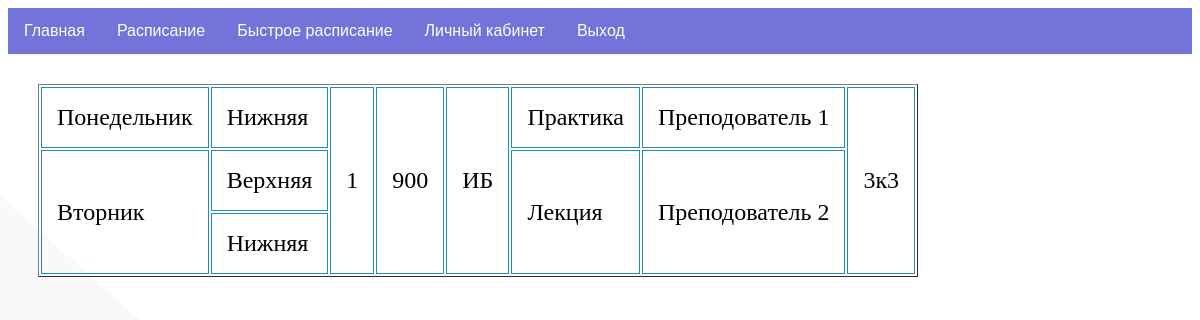
The page /schedule (signed in) on the database its author committed.
### tables this page shows
CREATE TABLE mainmenu (
id integer PRIMARY KEY AUTOINCREMENT,
title text NOT NULL,
url text NOT NULL
);

CREATE TABLE "schedule" (
	"id"	integer,
	"schedule_group_id"	text NOT NULL,
	"schedule_day_id"	text NOT NULL,
	"schedule_number_id"	text,
	"schedule_time_id"	text NOT NULL,
	"schedule_teacher_id"	text NOT NULL,
	"schedule_place_id"	text NOT NULL,
	"schedule_name_id"	text NOT NULL,
	"schedule_aud_id"	TEXT,
	"schedule_type_id"	INTEGER,
	PRIMARY KEY("id" AUTOINCREMENT)
);

CREATE TABLE "schedule_day" (
	"id"	integer,
	"schedule_day_text"	TEXT NOT NULL,
	PRIMARY KEY("id" AUTOINCREMENT)
);

CREATE TABLE "schedule_place" (
	"id"	INTEGER,
	"schedule_place_text"	INTEGER NOT NULL,
	PRIMARY KEY("id" AUTOINCREMENT)
);

CREATE TABLE "schedule_time" (
	"id"	integer,
	"schedule_time_text"	TEXT NOT NULL,
	"schedule_time_text_place"	INTEGER,
	PRIMARY KEY("id" AUTOINCREMENT)
);

CREATE TABLE "schedule_name" (
	"id"	integer,
	"schedule_name_text"	TEXT NOT NULL,
	"schedule_name_text_type"	TEXT,
	PRIMARY KEY("id" AUTOINCREMENT)
);

CREATE TABLE schedule_teacher (id integer PRIMARY KEY AUTOINCREMENT, schedule_teacher_text TEXT NOT NULL);

CREATE TABLE "schedule_aud" (
	"id"	INTEGER,
	"schedule_aud_text"	TEXT NOT NULL,
	PRIMARY KEY("id" AUTOINCREMENT)
);

### main.py (the view)
@app.route("/schedule")
@login_required
def schedule():
    user = current_user.get_id()
    role = dbase.getUserRole(user)
    return render_template("schedule.html", menu=dbase.getMenu(), schedule=dbase.getSchedule(user), role = role, title="Быстрое расписание")

### DataBase.py (called while the page is built)
    def getMenu(self):
        sql = '''SELECT * FROM mainmenu'''
        try:
            self.__cur.execute(sql)
            res = self.__cur.fetchall()
            if res: return res
        except:
            print("Ошибка чтения из БД")
        return []

    def getUser(self, user_id):
        try:
            self .__cur.execute(f"SELECT * FROM users WHERE id = '{user_id}' LIMIT 1")
            res = self.__cur.fetchone()
            return res
        except sqlite3.Error as e:
            print("Ошибка получения данных из БД "+str(e))
        return False

    def getUserRole(self, user):
        try:
            [res], = self.__cur.execute('SELECT role FROM users WHERE id=?', (user,))
            return res
        except sqlite3.Error as e:
            print("Ошибка получения данных из БД "+str(e))
        return False

### UserLogin.py (called while the page is built)
    def fromDB(self, user_id, db):
        self.__user = db.getUser(user_id)
        return self

    def get_id(self):
        return str(self.__user['id'])

### main.py (called while the page is built)
@login_manager.user_loader
def load_user(user_id):
    print("load_user")
    return UserLogin().fromDB(user_id, dbase)

def connect_db():
    conn = sqlite3.connect(app.config['DATABASE'])
    conn.row_factory = sqlite3.Row
    return conn

def get_db():
    if not hasattr(g, 'link_db'):
        g.link_db = connect_db()
    return g.link_db

@app.before_request
def before_request():
    global dbase
    db = get_db()
    dbase = DataBase(db)

### templates/schedule.html (shortened to what this page needs)
{% include 'base.html' %}
<body onload="myFunction()">
	<table class="iksweb", border="1">
		<tbody>
		{% for m in schedule -%}
			<tr>
				<td>{{m.schedule_day_id}}</td>
				<td>{{m.schedule_place_id}}</td>
				<td>{{m.schedule_number_id}}</td>
				<td>{{m.schedule_time_id}}</td>
				<td>{{m.schedule_name_id}}</td>
				<td>{{m.schedule_type_id}}</td>
				<td>{{m.schedule_teacher_id}}</td>
				<td>{{m.schedule_aud_id}}</td>
		  </tr>
		{% endfor -%}
		</tbody>
	</table>
</body>

### templates/base.html (shortened to what this page needs)
<!DOCTYPE html>
<html lang="en">
<head>
  <link href="static/style.css" rel="stylesheet">
</head>
<body>
    <nav class='nav-content'>
        {% block content -%}
            {% block mainmenu -%}
                <ul class="mainmenu">
                {% for m in menu -%}
                    <li><a href="{{m.url}}">{{m.title}}</a></li>
                {% endfor -%}
                {% if role == 'student' %}
                    <li><a href="schedule">Быстрое расписание</a></li>
                    <li><a href="profile">Личный кабинет</a></li>
                    <li><a href="logout">Выход</a></li>
                {% endif %}
                </ul>
            {% endblock mainmenu -%}
        {% endblock content -%}
    </nav>
</body>
</html>

### static/style.css (style rules this page uses)
TABLE { color: #000; font-style: normal; font-weight: 400; font-size: 24px; line-height: 29px; margin: 30px; }
TD, TH { padding: 15px; border: 1px solid #1e8ac0; }
body { background-color: #ffffff; background-attachment: fixed; -webkit-background-size: cover; -moz-background-size: cover; -o-background-size: cover; background-size: cover; }
ul { list-style-type: none; margin: 0; padding: 0; overflow: hidden; background-color: #7373D9; font-family: Arial, Helvetica, sans-serif; }
li { float: left; }
li a { display: block; color: white; text-align: center; padding: 14px 16px; text-decoration: none; }

### rows shown on the page
mainmenu: title "Главная"
mainmenu: title "Расписание"
schedule: schedule_day_id "Понедельник", schedule_place_id "Нижняя", schedule_number_id "1", schedule_time_id "900", schedule_name_id "ИБ", schedule_type_id "Практика", schedule_teacher_id "Преподователь 1", schedule_aud_id "3к3"
schedule: schedule_day_id "Вторник", schedule_place_id "Верхняя", schedule_type_id "Лекция", schedule_teacher_id "Преподователь 2"
schedule: schedule_place_id "Нижняя"
